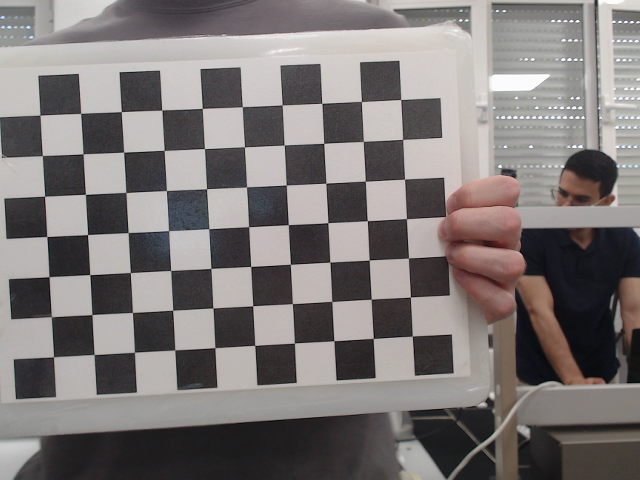
#> input picture CameraCalibration/calib_images/calib_img_00.png, 640 x 480 px; its folder holds only this picture in this run
$ python 1_calibrate_intrinsics.py
#> lines starting #> are read from the running program, lines starting #| are printed output that depends on the picture; long printed decimals are rounded
import cv2
import numpy as np
import glob
import os
import json

CHECKERBOARD = (10, 7)
SQUARE_SIZE = 0.025

#images_path = 'calib_images/calib_*.jpg'
images_path = 'calib_images/calib_img_*.png'
criteria = (cv2.TERM_CRITERIA_EPS + cv2.TERM_CRITERIA_MAX_ITER, 30, 0.001)

objp = np.zeros((CHECKERBOARD[0] * CHECKERBOARD[1], 3), np.float32)
objp[:, :2] = np.mgrid[0:CHECKERBOARD[0], 0:CHECKERBOARD[1]].T.reshape(-1, 2)
objp *= SQUARE_SIZE

objpoints, imgpoints = [], []
images = sorted(glob.glob(images_path))

os.makedirs("output/con_esquinas", exist_ok=True)
os.makedirs("output/sin_distorsion", exist_ok=True)

for fname in images:
    img = cv2.imread(fname)
#> img is the input picture: shape (480, 640, 3); mean B, G, R 118.6, 119.5, 125
    gray = cv2.cvtColor(img, cv2.COLOR_BGR2GRAY)
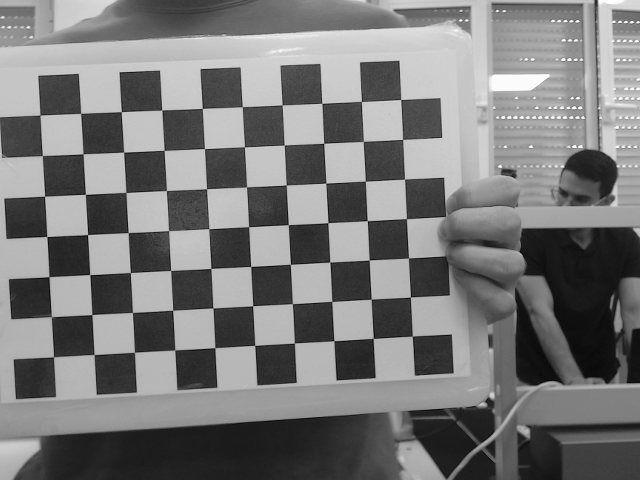
#> gray: shape (480, 640); min 2, max 254, mean 121
    ret, corners = cv2.findChessboardCorners(gray, CHECKERBOARD, None)
#> ret = True; corners = 70 rows, first 8: [412.1, 336.2], [373.1, 338.4], [333.9, 340.7], [294.3, 343], [254.9, 345.3], [214.9, 347.9], [174.9, 350], [134.4, 352.1]
    if ret:
        corners2 = cv2.cornerSubPix(gray, corners, (11, 11), (-1, -1), criteria)
#> corners2 = 70 rows, first 8: [412.2, 336.1], [373.2, 338.4], [333.9, 340.7], [294.4, 343], [254.7, 345.4], [214.8, 347.6], [174.8, 349.9], [134.4, 352.3]
        objpoints.append(objp)
        imgpoints.append(corners2)
        img_vis = cv2.drawChessboardCorners(img.copy(), CHECKERBOARD, corners2, ret)
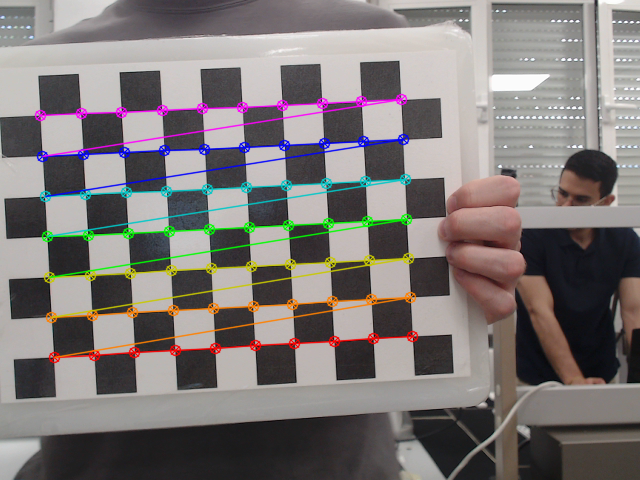
#> img_vis: shape (480, 640, 3); mean B, G, R 118.2, 119.5, 125.3
        corner_ref = corners2[0].ravel()
#> corner_ref = [412.2, 336.1]
        cv2.circle(img_vis, (int(corner_ref[0]), int(corner_ref[1])), 10, (0, 0, 255), 3)
        cv2.putText(img_vis, 'Ref', (int(corner_ref[0]) + 10, int(corner_ref[1]) - 10),
                    cv2.FONT_HERSHEY_SIMPLEX, 0.8, (0, 0, 255), 2)
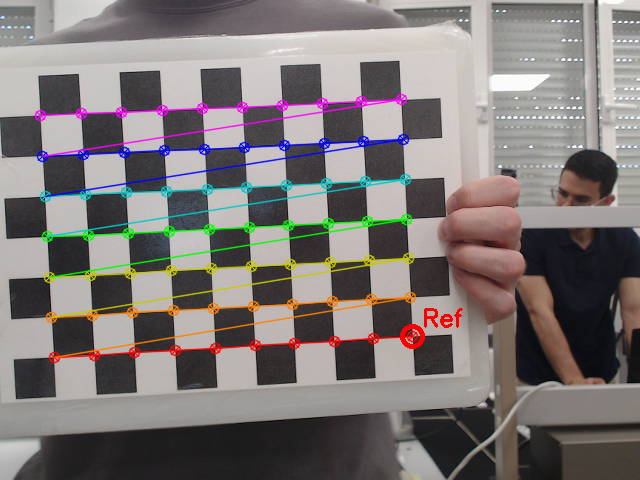
#> img_vis: shape (480, 640, 3); mean B, G, R 117.9, 119.2, 125.5
        cv2.imwrite(f"output/con_esquinas/{os.path.basename(fname)}", img_vis)
    else:
        print(f"[!] No se detectaron esquinas en {fname}")

if objpoints:
    ret, K, dist, rvecs, tvecs = cv2.calibrateCamera(objpoints, imgpoints, gray.shape[::-1], None, None)
#> ret = 0.131; K = [[625.3, 0, 266.1], [0, 623.9, 246.5], [0, 0, 1]]; dist = [[0.087, -0.711, -0.00559, -0.000615, 1.68]]; rvecs = ([-0.0577, -0.00392, 3.09],); tvecs = ([0.0927, 0.0572, 0.397],)
    print("Matriz intrínseca (K):\n", K)
#| Matriz intrínseca (K):
#|  [[625.335   0.         266.143]
#|  [  0.         623.897 246.503]
#|  [  0.           0.           1.        ]]
    print("Distorsión:\n", dist.ravel())
#| Distorsión:
#|  [ 8.69734717e-02 -7.11286184e-01 -5.58666767e-03 -6.15487972e-04
#|   1.67588304e+00]

    total_error = 0
    for i in range(len(objpoints)):
        imgpoints2, _ = cv2.projectPoints(objpoints[i], rvecs[i], tvecs[i], K, dist)
        error = cv2.norm(imgpoints[i], imgpoints2, cv2.NORM_L2) / len(imgpoints2)
        total_error += error
#> this loop made 1 pass
#> (error, total_error) on pass 1: (0.0156, 0.0156)
#> after the loop, total_error = 0.0156
    print("Error medio de reproyección: {:.5f}".format(total_error / len(objpoints)))
#| Error medio de reproyección: 0.01564

    with open("intrinsic_calibration_data.json", "w") as f:
        json.dump({"camera_matrix": K.tolist(), "dist_coeffs": dist.tolist()}, f, indent=4)

    for fname in images:
        img = cv2.imread(fname)
        h, w = img.shape[:2]
#> h = 480; w = 640
        newcameramtx, _ = cv2.getOptimalNewCameraMatrix(K, dist, (w, h), 1, (w, h))
#> newcameramtx = [[630.5, 0, 268], [0, 625.3, 244.8], [0, 0, 1]]
        undistorted = cv2.undistort(img, K, dist)
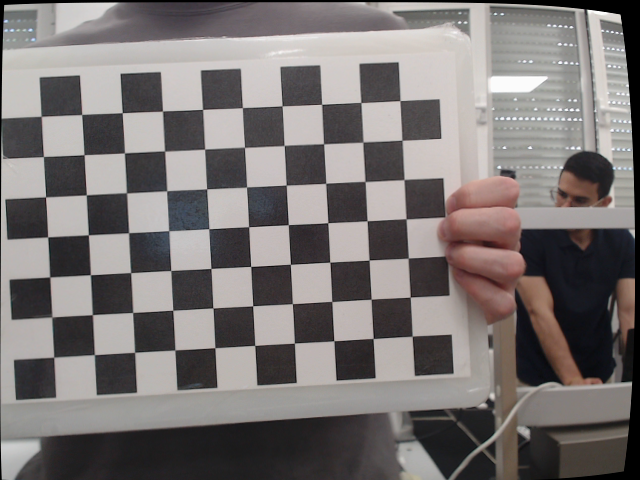
#> undistorted: shape (480, 640, 3); mean B, G, R 115.6, 116.5, 121.9
        cv2.imwrite(f"output/sin_distorsion/{os.path.basename(fname)}", undistorted)

$ run again, on CameraCalibration/calib_images/calib_img_04.png
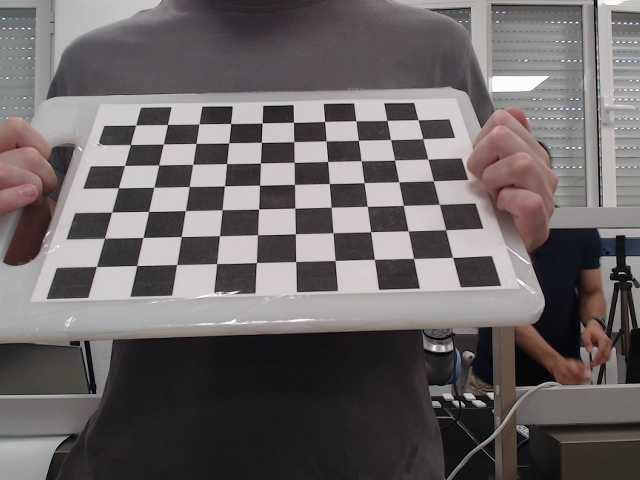
#> input picture CameraCalibration/calib_images/calib_img_04.png, 640 x 480 px
#> img is the input picture: shape (480, 640, 3); mean B, G, R 101.9, 101.5, 106.9
#> `ret, corners = cv2.findChessboardCorners(gray, CHECKERBOARD, None)`: ret = True; corners = 70 rows, first 8: [452.6, 257.4], [413.5, 258.4], [374.3, 259.3], [335, 260.5], [295.7, 261.5], [256.4, 262.6], [216.6, 263.6], [176.6, 264.5]
#> corners2 = 70 rows, first 8: [452.6, 257.4], [413.6, 258.4], [374.4, 259.4], [335, 260.5], [295.7, 261.6], [256.4, 262.6], [216.6, 263.6], [176.6, 264.5]
#> corner_ref = [452.6, 257.4]
#> `cv2.putText(img_vis, 'Ref', (int(corner_ref[0]) + 10, int(corner_ref[1..`:
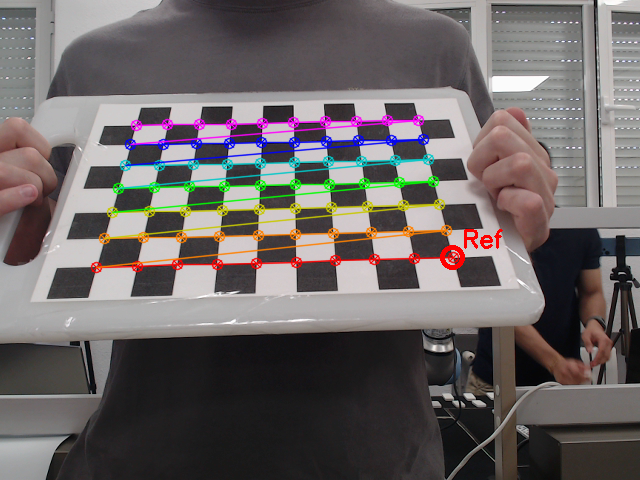
#> img_vis: shape (480, 640, 3); mean B, G, R 100.7, 100.8, 107.1
#> `ret, K, dist, rvecs, tvecs = cv2.calibrateCamera(objpoints, imgpoints,..`: ret = 0.154; K = [[459.1, 0, 320.4], [0, 375.9, 224.4], [0, 0, 1]]; dist = [[0.087, -0.547, -0.00735, 0.00207, 1.17]]; rvecs = ([-0.0255, 0.836, 2.99],); tvecs = ([0.0843, 0.0258, 0.294],)
#| Matriz intrínseca (K):
#|  [[459.095   0.         320.368]
#|  [  0.         375.894 224.436]
#|  [  0.           0.           1.        ]]
#| Distorsión:
#|  [ 0.08702 -0.5471 -0.007346  0.002067  1.167]
#> the loop `for i in range(len(objpoints)):` made 1 pass
#> (error, total_error) on pass 1: (0.0184, 0.0184)
#> after the loop `for i in range(len(objpoints)):`: total_error = 0.0184
#| Error medio de reproyección: 0.01835
#> newcameramtx = [[475.3, 0, 321.2], [0, 383.9, 223.6], [0, 0, 1]]
#> `undistorted = cv2.undistort(img, K, dist)`:
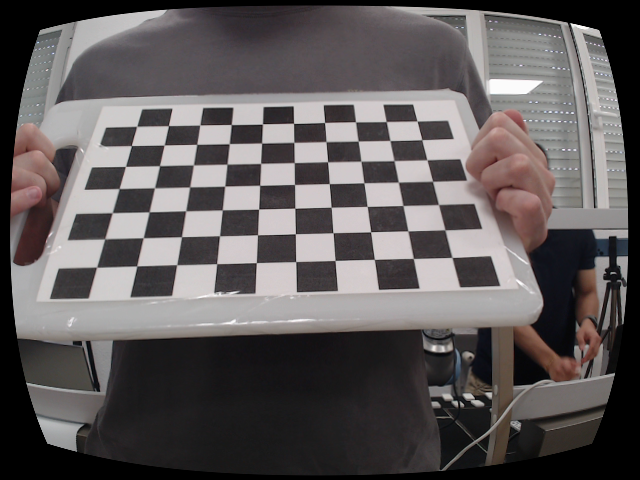
#> undistorted: shape (480, 640, 3); mean B, G, R 90.1, 89.6, 94.5

$ run again, on CameraCalibration/calib_images/calib_img_05.png
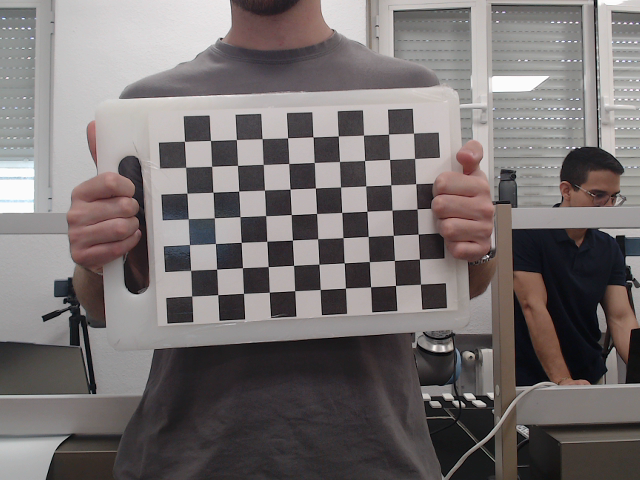
#> input picture CameraCalibration/calib_images/calib_img_05.png, 640 x 480 px
#> img is the input picture: shape (480, 640, 3); mean B, G, R 112.2, 112.4, 118.5
#> `gray = cv2.cvtColor(img, cv2.COLOR_BGR2GRAY)`:
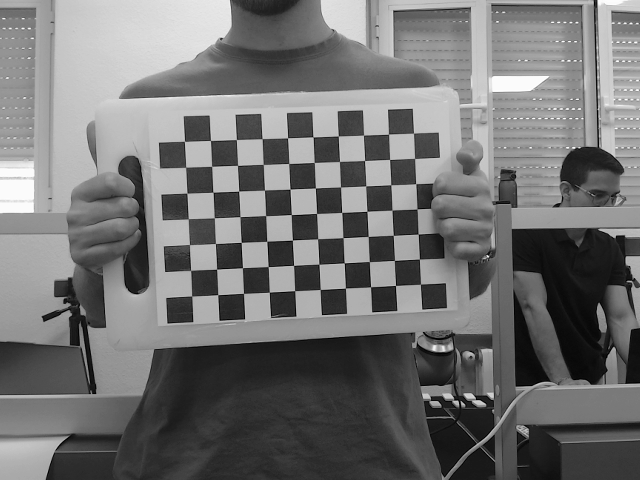
#> gray: shape (480, 640); min 0, max 254, mean 114.2
#> `ret, corners = cv2.findChessboardCorners(gray, CHECKERBOARD, None)`: ret = True; corners = 70 rows, first 8: [420.4, 284.2], [395.5, 285.4], [370.6, 286.8], [345.4, 288], [320.2, 289.5], [294.7, 290.7], [269.3, 292.2], [243.5, 293.3]
#> corners2 = 70 rows, first 8: [420.4, 284.2], [395.5, 285.4], [370.6, 286.8], [345.4, 288.1], [320.2, 289.5], [294.6, 290.7], [269.3, 292.2], [243.5, 293.4]
#> corner_ref = [420.4, 284.2]
#> `ret, K, dist, rvecs, tvecs = cv2.calibrateCamera(objpoints, imgpoints,..`: ret = 0.117; K = [[558.2, 0, 292.6], [0, 557.2, 242.4], [0, 0, 1]]; dist = [[0.195, -3.69, -0.00774, 0.000573, 23.34]]; rvecs = ([-0.0931, 0.0214, 3.09],); tvecs = ([0.127, 0.0418, 0.555],)
#| Matriz intrínseca (K):
#|  [[558.183   0.         292.590]
#|  [  0.         557.166 242.400]
#|  [  0.           0.           1.        ]]
#| Distorsión:
#|  [ 1.94922247e-01 -3.68505275e+00 -7.74252921e-03  5.72582879e-04
#|   2.33354605e+01]
#> the loop `for i in range(len(objpoints)):` made 1 pass
#> (error, total_error) on pass 1: (0.014, 0.014)
#> after the loop `for i in range(len(objpoints)):`: total_error = 0.014
#| Error medio de reproyección: 0.01402
#> newcameramtx = [[801.8, 0, 363.5], [0, 581.4, 240], [0, 0, 1]]
#> `undistorted = cv2.undistort(img, K, dist)`:
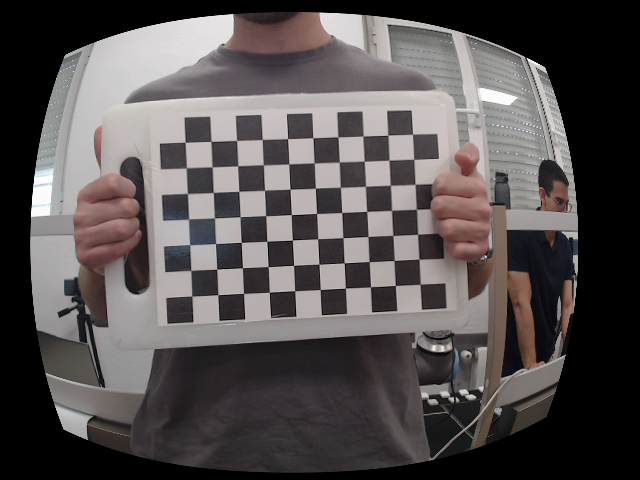
#> undistorted: shape (480, 640, 3); mean B, G, R 80.6, 80.6, 85.5

$ run again, on CameraCalibration/calib_images/calib_img_06.png
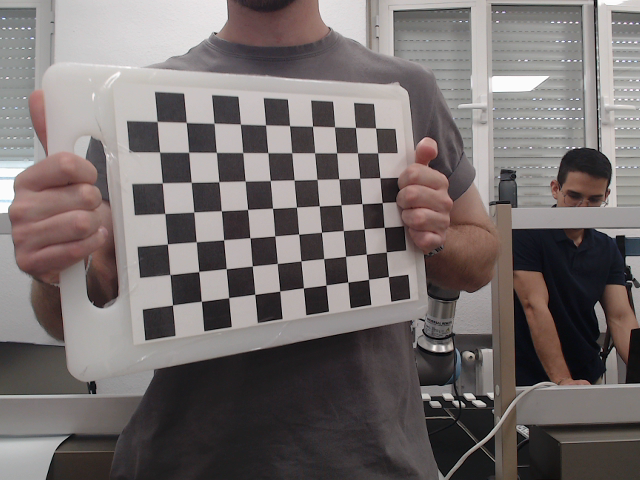
#> input picture CameraCalibration/calib_images/calib_img_06.png, 640 x 480 px
#> img is the input picture: shape (480, 640, 3); mean B, G, R 109, 109.8, 117.1
#> `gray = cv2.cvtColor(img, cv2.COLOR_BGR2GRAY)`:
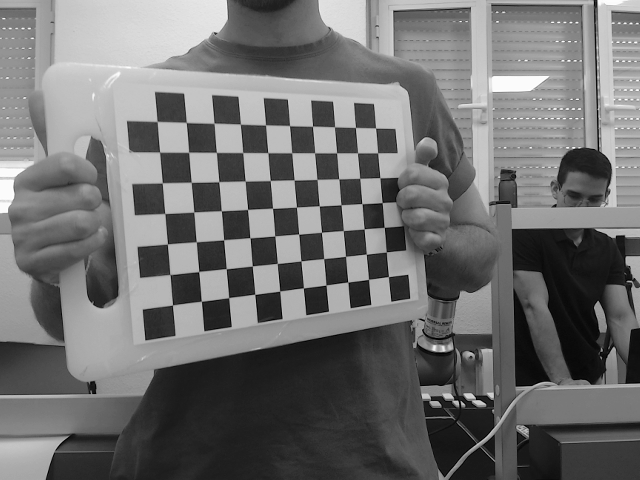
#> gray: shape (480, 640); min 0, max 254, mean 111.9
#> `ret, corners = cv2.findChessboardCorners(gray, CHECKERBOARD, None)`: ret = True; corners = 70 rows, first 8: [388.4, 276.7], [368.5, 279.3], [347.8, 282.1], [325.8, 285], [303.4, 288], [279.7, 291.1], [254.8, 294.3], [228.7, 297.6]
#> corners2 = 70 rows, first 8: [388.4, 276.6], [368.5, 279.4], [347.8, 281.9], [325.9, 285], [303.4, 287.8], [279.7, 291.1], [254.8, 294.3], [228.7, 297.6]
#> corner_ref = [388.4, 276.6]
#> `ret, K, dist, rvecs, tvecs = cv2.calibrateCamera(objpoints, imgpoints,..`: ret = 0.117; K = [[500.7, 0, 281.9], [0, 512.8, 237], [0, 0, 1]]; dist = [[0.139, -2.25, -0.0105, 0.00523, 10.64]]; rvecs = ([-0.699, 0.0623, 2.98],); tvecs = ([0.11, 0.0401, 0.517],)
#| Matriz intrínseca (K):
#|  [[500.726    0.         281.863]
#|  [  0.         512.790 237.036]
#|  [  0.           0.           1.        ]]
#| Distorsión:
#|  [ 1.38789291e-01 -2.24923416e+00 -1.04645216e-02  5.23164815e-03
#|   1.06389137e+01]
#> the loop `for i in range(len(objpoints)):` made 1 pass
#> (error, total_error) on pass 1: (0.014, 0.014)
#> after the loop `for i in range(len(objpoints)):`: total_error = 0.014
#| Error medio de reproyección: 0.01397
#> newcameramtx = [[708.6, 0, 366.9], [0, 527.8, 234.9], [0, 0, 1]]
#> `undistorted = cv2.undistort(img, K, dist)`:
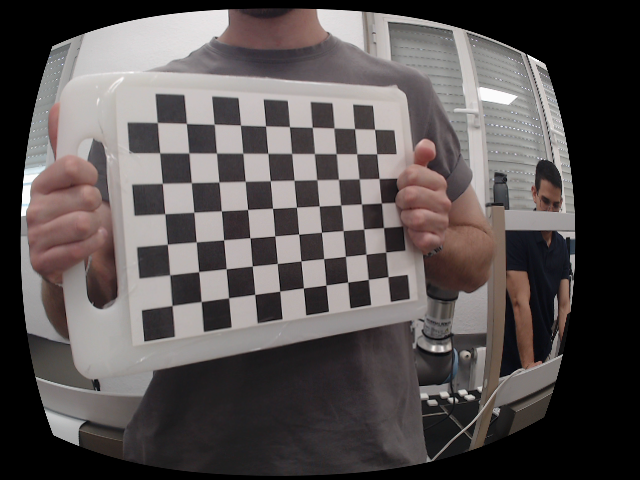
#> undistorted: shape (480, 640, 3); mean B, G, R 81.7, 82.2, 88.1

$ run again, on CameraCalibration/calib_images/calib_img_01.png
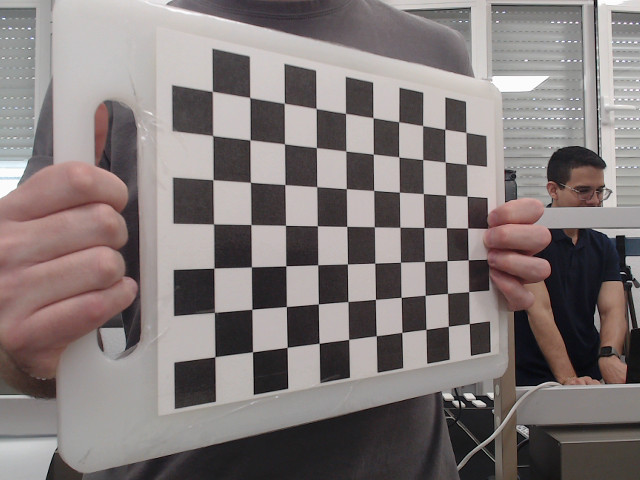
#> input picture CameraCalibration/calib_images/calib_img_01.png, 640 x 480 px
#> img is the input picture: shape (480, 640, 3); mean B, G, R 121, 121.8, 130.4
#> `ret, corners = cv2.findChessboardCorners(gray, CHECKERBOARD, None)`: ret = True; corners = 70 rows, first 8: [469.3, 323.6], [448.3, 326.3], [426, 329.3], [401.8, 332.4], [376.2, 335.8], [348.7, 339.4], [319.1, 343.1], [287.1, 347.3]
#> corners2 = 70 rows, first 8: [469.3, 323.6], [448.3, 326.3], [425.9, 329.4], [401.8, 332.5], [376.3, 335.7], [348.7, 339.4], [319.2, 343.3], [287.2, 347.3]
#> corner_ref = [469.3, 323.6]
#> `ret, K, dist, rvecs, tvecs = cv2.calibrateCamera(objpoints, imgpoints,..`: ret = 0.122; K = [[799.6, 0, 293.5], [0, 703.9, 211.3], [0, 0, 1]]; dist = [[-0.0226, 2.16, -0.0159, 0.0118, -21.25]]; rvecs = ([-1.2, 0.0795, 2.91],); tvecs = ([0.121, 0.0884, 0.551],)
#| Matriz intrínseca (K):
#|  [[799.640   0.         293.520]
#|  [  0.         703.928  211.334]
#|  [  0.           0.           1.        ]]
#| Distorsión:
#|  [-2.26279641e-02  2.16132519e+00 -1.58533402e-02  1.17678028e-02
#|  -2.12510061e+01]
#> the loop `for i in range(len(objpoints)):` made 1 pass
#> (error, total_error) on pass 1: (0.0145, 0.0145)
#> after the loop `for i in range(len(objpoints)):`: total_error = 0.0145
#| Error medio de reproyección: 0.01453
#> newcameramtx = [[281.3, 0, 456.8], [0, 380.6, 119.6], [0, 0, 1]]
#> `undistorted = cv2.undistort(img, K, dist)`:
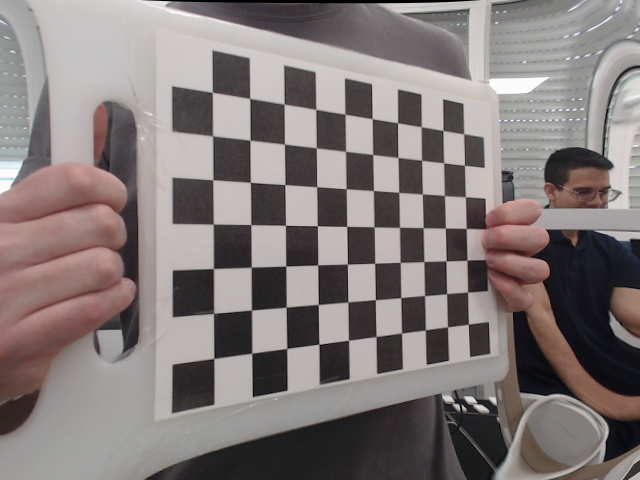
#> undistorted: shape (480, 640, 3); mean B, G, R 121.1, 121.9, 130.7
